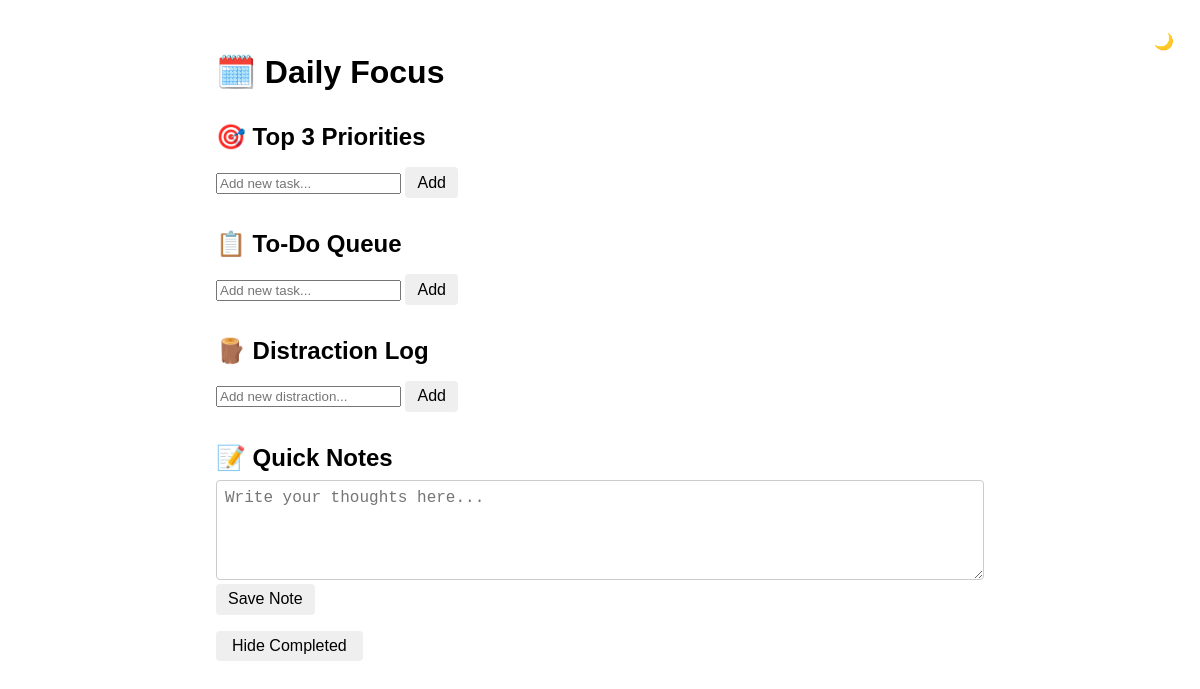
The app's page /focus, older data.
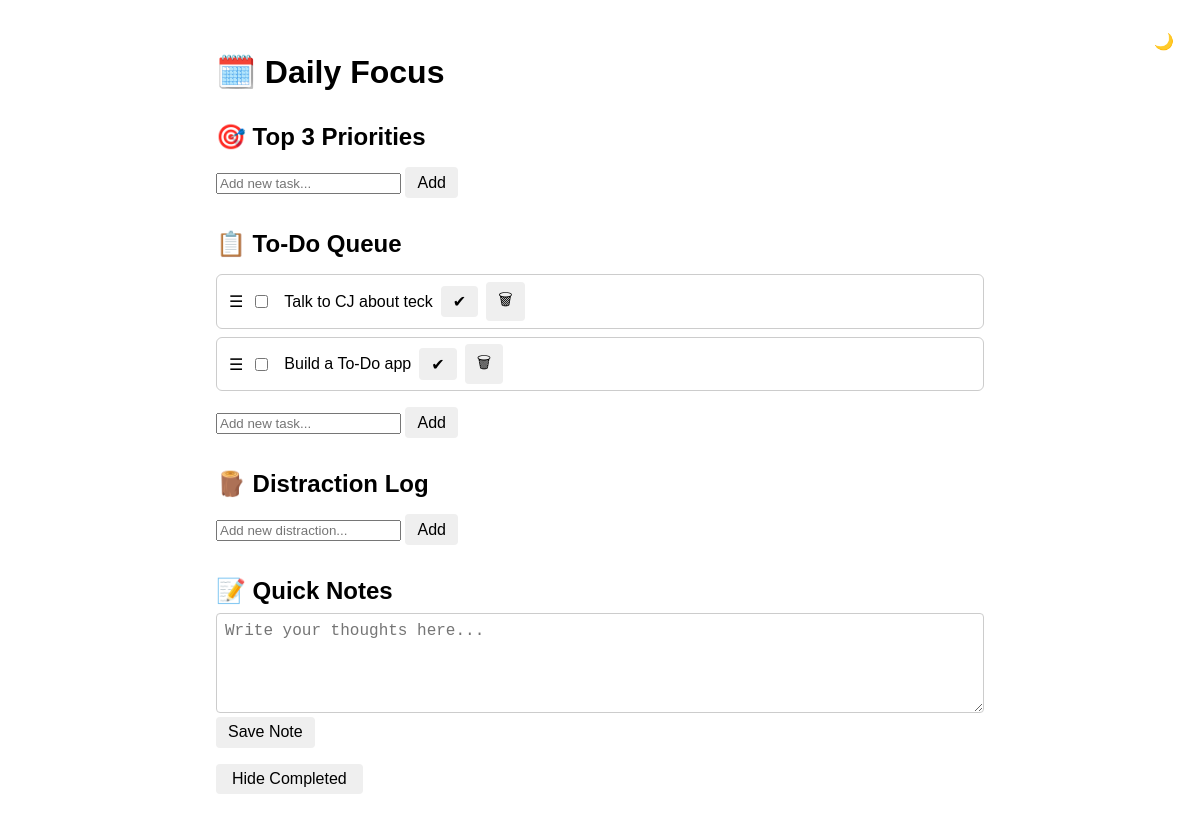
The same page, newer data.
### app.py (models this page shows)
class Task(db.Model):
    id = db.Column(db.Integer, primary_key=True)
    content = db.Column(db.String(200), nullable=False)  # Task text
    category = db.Column(db.String(50), nullable=False)  # e.g., top3, todo, distractions
    timestamp = db.Column(db.DateTime, default=datetime.utcnow)  # When created
    task_date = db.Column(db.Date, default=date.today)  # For daily focus
    completed = db.Column(db.Boolean, default=False)  # Completion status
    position = db.Column(db.Integer, default=0)  # Sort order

### app.py (the view, shortened to what this page needs)
@app.route("/focus", methods=["GET", "POST"])
def focus():
    editing_id = request.args.get("edit_id", type=int)
    top3 = Task.query.filter_by(category="top3", task_date=date.today()).order_by(Task.position).all()
    todo = Task.query.filter_by(category="todo", task_date=date.today()).order_by(Task.position).all()
    distractions = Task.query.filter_by(category="distractions", task_date=date.today()).order_by(Task.position).all()
    note = Note.query.filter_by(note_date=date.today()).first()
    return render_template("focused.html", top3=top3, todo=todo, distractions=distractions, note=note, editing_id=editing_id)

### templates/focused.html (shortened to what this page needs)
<!DOCTYPE html>
<html lang="en">
<head>
  <link rel="stylesheet" href="{{ url_for('static', filename='styles.css') }}">
</head>
<body>
    <h1>🗓️ Daily Focus</h1>
    <section>
        <h2>🎯 Top 3 Priorities</h2>
        <form method="POST">
        <input name="item" placeholder="Add new task...">
        <button type="submit">Add</button>
        </form>
    </section>
    <section>
        <h2>📋 To-Do Queue</h2>
        <ul id="todo-list">
        {% for task in todo %}
            <li data-id="{{ task.id }}" class="task-row {% if task.completed %}completed-item{% endif %}">
            <span class="drag-handle">☰</span>
            <input type="checkbox" {% if task.completed %}checked{% endif %} onclick="location.href='?edit_id={{ task.id }}'">
            {% if editing_id == task.id %}
                <form method="POST">
                <input type="hidden" name="section" value="edit">
                <input type="hidden" name="task_id" value="{{ task.id }}">
                <input name="item" value="{{ task.content }}">
                <button type="submit">Save</button>
                </form>
            {% else %}
                <span>{{ task.content }}</span>
                <form method="POST" class="inline-form">
                <button type="submit">✔</button>
                </form>
                <form method="POST" class="inline-form">
                <button type="submit">🗑</button>
                </form>
            {% endif %}
            </li>
        {% endfor %}
        </ul>
        <form method="POST">
        <input name="item" placeholder="Add new task...">
        <button type="submit">Add</button>
        </form>
    </section>
    <section>
        <h2>🪵 Distraction Log</h2>
        <form method="POST">
        <input name="item" placeholder="Add new distraction...">
        <button type="submit">Add</button>
        </form>
    </section>
    <section>
        <h2>📝 Quick Notes</h2>
        <form method="POST">
        <textarea name="item" placeholder="Write your thoughts here...">{{ note.content if note else '' }}</textarea>
        <button type="submit">Save Note</button>
        </form>
    </section>
    <button id="toggle-completed">Hide Completed</button>
    </body>
    </html>

### static/styles.css (style rules this page uses)
html, body { margin: 0; padding: 1rem; font-family: Arial, sans-serif; background-color: white; color: black; max-width: 800px; margin-left: auto; margin-right: auto; }
h1, h2 { margin-bottom: 0.5rem; }
section { margin-top: 2rem; }
ul { list-style: none; padding: 0; }
.task-row { display: flex; align-items: center; gap: 0.5rem; margin-bottom: 0.5rem; padding: 0.4rem 0.75rem; border: 1px solid #ccc; border-radius: 6px; }
.task-row input[type="checkbox"] { margin-right: 0.5rem; }
.inline-form { display: inline; }
textarea { width: 100%; height: 100px; padding: 0.5rem; font-size: 1rem; border: 1px solid #ccc; border-radius: 4px; box-sizing: border-box; }
button { padding: 0.4rem 0.75rem; font-size: 1rem; border: none; border-radius: 4px; cursor: pointer; }
.drag-handle { cursor: grab; }
#toggle-completed, #dark-mode-toggle { margin-top: 1rem; padding: 0.4rem 1rem; font-size: 1rem; cursor: pointer; }

Row changes from the older to the newer data that the page shows:
added Task: content "Talk to CJ about teck"
added Task: content "Build a To-Do app"
